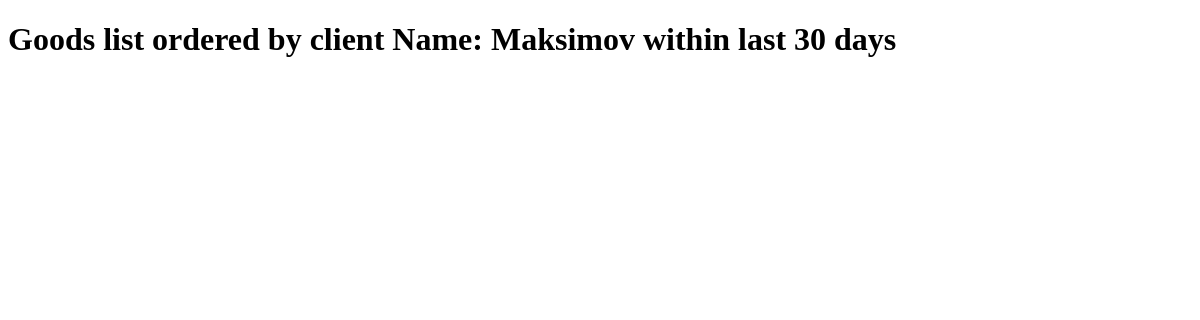
/client/sorted_orders/1, run on an earlier commit of the app's database.
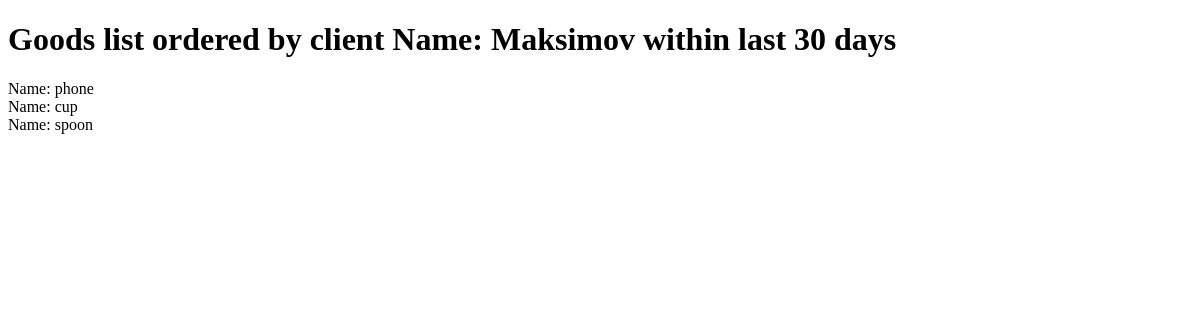
And on a later commit of the database.
### fometask2/models.py (models this page shows)
class Goods(models.Model):
    name = models.CharField(max_length=100)
    description = models.TextField()
    price = models.FloatField()
    amount = models.IntegerField()
    photo = models.ImageField()
    date_add = models.DateField(auto_now_add=True)
    def __str__(self) -> str:
        return f"Name: {self.name}"

### fometask2/views.py (the view)
# urls.py: path("sorted_orders/<int:client_id>", views.sorted_orders, name="sorted_orders"),
def sorted_orders(request, client_id):
    days = 30
    client = Client.objects.get(pk=client_id)
    last_n_days = timezone.now() - timedelta(days=days)
    recent_orders = Goods.objects.filter(orders__date__gte=last_n_days, orders__client=client).distinct()
    orders = recent_orders.order_by("date_add")
    return render(request, "fometask2/get_orders.html", {"orders": orders, "client":client, "time":days})

### fometask2/models.py (called while the page is built)
    def  __str__(self) -> str:
        return f"Name: {self.name}"

### fometask2/templates/fometask2/get_orders.html (shortened to what this page needs)
<!DOCTYPE html>
<html lang="en">
<head>
</head>
<body>
    <sect.oion>
        <h1>Goods list ordered by client {{ client }} within last {{ time }} days </h1>
        {% for order in orders %}
            {{ order }}
            <br>
        {% endfor %}
    </sect.oion>
</body>
</html>

What changed in the data, as far as the page shows it:
now on this page (row edited): Goods: name "Name: phone"
now on this page (row edited): Goods: name "Name: cup"
now on this page (row edited): Goods: name "Name: spoon"
